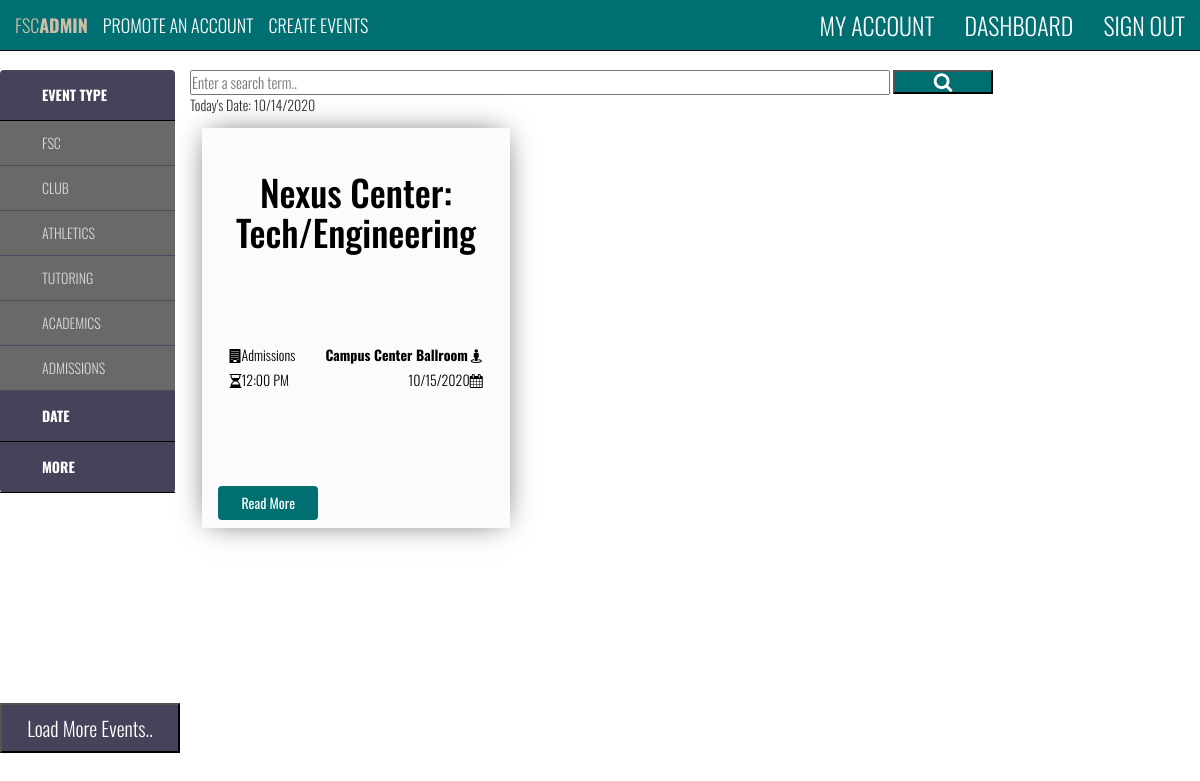
Screenshot of /see_events.php (signed in) with the database file from the repository.
### tables this page shows
CREATE TABLE `events` (
  `admin_Id` int(11) NOT NULL,
  `event_Id` int(11) NOT NULL,
  `event_Title` varchar(255) NOT NULL,
  `description` text NOT NULL,
  `event_Type` varchar(255) NOT NULL,
  `location` varchar(255) NOT NULL,
  `capacity` int(11) DEFAULT NULL,
  `date` date NOT NULL,
  `time` time NOT NULL
);

### includes/pdocon.php (called while the page is built, shortened)
<?php
class Pdocon {
        private $host       = "localhost";
        private $user       = "root";
        private $pass       = "";
        private $dbnm       = "app";
        private $dbh;
        private $stmt;
        public function __construct(){
        $dsn ="mysql:host=" . $this->host . "; dbname=" . $this->dbnm;
        $options = array(
        PDO::ATTR_PERSISTENT    => true,
        PDO::ATTR_ERRMODE       => PDO::ERRMODE_EXCEPTION
        );
        try {
        $this->dbh  = new PDO($dsn, $this->user, $this->pass, $options);
            } catch(PDOException $error) {
                $this->errmsg = $error->getMessage();
                echo $this->errmsg;
            }
        }
        public function query($query){
            $this->stmt = $this->dbh->prepare($query);
        }
        public function bindvalue($param, $value, $type){
        $this->stmt->bindValue($param, $value, $type);
        }
        public function execute(){
        return $this->stmt->execute();
        }
        public function fetchMultiple(){
        $this->execute();
        return $this->stmt->fetchAll(PDO::FETCH_ASSOC);
        }
}
?>

### see_events.php (the view, shortened to what this page needs)
<?php
include('includes/header.php');
require('includes/pdocon.php');
?>
<link href="css/style_dash.css" rel="stylesheet" type="text/css">
<link href="https://stackpath.bootstrapcdn.com/font-awesome/4.7.0/css/font-awesome.min.css" rel="stylesheet">
<link rel="stylesheet" href="https://cdnjs.cloudflare.com/ajax/libs/font-awesome/4.7.0/css/font-awesome.min.css">
<div class="row totry">
    <div class="col-sm-2 fixedposition">
        <ul id="accordion" class="accordion">
            <li>
                <div class="link">
                    </i>EVENT TYPE</>
                </div>
                <ul class="submenu">
                   <form name="filter">
                    <li class="sidemenu" name="FSC"><a href="# " class="test" name="fsc">FSC</a></li>
                    <li class="sidemenu" name="Club"><a href="#" name="club ">CLUB</a></li>
                    <li class="sidemenu" name="Athletics"><a href="#" name="athletics">ATHLETICS</a></li>
                    <li class="sidemenu" name="Tutoring"><a href="#" name="tutoring">TUTORING</a></li>
                    <li class="sidemenu" name="Academics"><a href="#" name="academics">ACADEMICS</a></li>
                    <li class="sidemenu" name="Admissions"><a href="#" name="admissions">ADMISSIONS</a></li>
                    </form>
                </ul>
            </li>
            <li>
                <div class="link">DATE</div>
            </li>
            <li>
                <div class="link">MORE</div>
            </li>
        </ul>
<button class="button" style="background: #444359;width: 180; height:50; margin-top: 200px;" id="moreEvents">Load More Events..</button>
    </div>
<div class="filter">
<form name="filter" method="GET" action="see_events.php">
<form class="example" action="see_events.php">
  <input  type="text" name="searchItem" style="width:700px" placeholder="Enter a search term..">
  <button type="submit" name="search"><i class="fa fa-search"></i></button>
</form>
</form>
</div>
<?php
$db = new Pdocon;
$eventCount = 6;
$fulldate = date('Y-m-d');
$db->query('SELECT * FROM events');
$row = $db->fetchMultiple();
if ($row) {
	if (isset($_GET['fsc'])) {
      $event_Type = 'FSC';
        $db->query('SELECT * FROM events WHERE event_Type =:FSC LIMIT :eventCount');
        $db->bindValue(':FSC', $event_Type, PDO::PARAM_STR);
        $db->bindValue(':eventCount', $eventCount, PDO::PARAM_INT);
        $row = $db->fetchMultiple();
	}
	else if (isset($_GET['clubs'])) {
        $event_Type = 'Club';
        $db->query('SELECT * FROM events WHERE event_Type =:club LIMIT :eventCount');
        $db->bindValue(':eventCount', $eventCount, PDO::PARAM_INT);
        $db->bindValue(':club', $event_Type, PDO::PARAM_STR);
        $row = $db->fetchMultiple();
	}
	else if (isset($_GET['athletics'])) {
         $event_Type = 'Athletics';
        $db->query('SELECT * FROM events WHERE event_Type =:athletics LIMIT :eventCount');
        $db->bindValue(':athletics', $event_Type, PDO::PARAM_STR);
        $db->bindValue(':eventCount', $eventCount, PDO::PARAM_INT);
        $row = $db->fetchMultiple();
	}
	else if (isset($_GET['tutoring'])) {
         $event_Type = 'Tutoring';
        $db->query('SELECT * FROM events WHERE event_Type =:tutoring LIMIT :eventCount');
        $db->bindValue(':tutoring', $event_Type, PDO::PARAM_STR);
        $db->bindValue(':eventCount', $eventCount, PDO::PARAM_INT);
        $row = $db->fetchMultiple();
	}
	else if (isset($_GET['academics'])) {
        $event_Type = 'Academics';
        $db->query('SELECT * FROM events WHERE event_Type =:academics LIMIT :eventCount');
        $db->bindValue(':academics', $event_Type, PDO::PARAM_STR);
        $db->bindValue(':eventCount', $eventCount, PDO::PARAM_INT);
        $row = $db->fetchMultiple();
	}
	else if (isset($_GET['admissions'])) {
        $event_Type = 'Admissions';
        $db->query('SELECT * FROM events WHERE event_Type =:admissions LIMIT :eventCount');
        $db->bindValue(':admissions', $event_Type, PDO::PARAM_STR);
        $db->bindValue(':eventCount', $eventCount, PDO::PARAM_INT);
        $row = $db->fetchMultiple();
	}
	else if (isset($_GET['newest'])) {
       $db->query('SELECT * FROM events WHERE date <=:fulldate ORDER BY date DESC LIMIT :eventCount');
        $db->bindValue(':fulldate', $fulldate, PDO::PARAM_STR);
        $db->bindValue(':eventCount', $eventCount, PDO::PARAM_INT);
        $row = $db->fetchMultiple();
        $event_Type = 'newest';
	}
    else if (isset($_GET['oldest'])) {
        $db->query('SELECT * FROM events WHERE date <=:fulldate ORDER BY date ASC LIMIT :eventCount');
        $db->bindValue(':fulldate', $fulldate, PDO::PARAM_STR);
        $db->bindValue(':eventCount', $eventCount, PDO::PARAM_INT);
        $row = $db->fetchMultiple();
        $event_Type = 'oldest';
	}
    else if (isset($_GET['upcoming'])) {
        $db->query('SELECT * FROM events WHERE date >=:fulldate ORDER BY date ASC LIMIT :eventCount');
        $db->bindValue(':fulldate', $fulldate, PDO::PARAM_STR);
        $db->bindValue(':eventCount', $eventCount, PDO::PARAM_INT);
        $row = $db->fetchMultiple();
        $event_Type = 'upcoming';
	}
	else if (isset($_GET['time'])) {  $db->query('SELECT * FROM events ORDER BY time LIMIT :eventCount');
        $db->bindValue(':eventCount', $eventCount, PDO::PARAM_INT);
        $row = $db->fetchMultiple();
        $event_Type = 'time';
	}
	else if (isset($_GET['location'])) {
       $db->query('SELECT * FROM events ORDER BY location LIMIT :eventCount');
        $db->bindValue(':eventCount', $eventCount, PDO::PARAM_INT);
        $row = $db->fetchMultiple();
        $event_Type = 'location';
	}
    else {
        $db->query('SELECT * FROM events WHERE date >=:fulldate ORDER BY date ASC LIMIT :eventCount');
        $db->bindValue(':fulldate', $fulldate, PDO::PARAM_STR);
        $db->bindValue(':eventCount', $eventCount, PDO::PARAM_INT);
        $row = $db->fetchMultiple();
    }
?>
            <?php echo "Today's Date: " . date('n/d/Y', strtotime($fulldate))?>
            <br>
        <div id = "myDiv">
                    <tbody id="myTable">
                        <?php
   foreach($row as $event)
   {
        $time = $event["time"];
        $date = $event["date"];
      echo'
  <div class="container card col-sm-3 upper">
      <div class="details">
      <h2 class="text-center titleSet">'.$event["event_Title"].'</h2>
	  <div class="lfloat pad"><b>'. $event["location"].'</b>
	  <i class="fa fa-street-view"></i>
	  </div>
      <div class="pad"><i class="fa fa-building"></i>'. $event["event_Type"].'</div>
                      <div class="lfloat pad">'. date('n/d/Y', strtotime($date)) .'<i class="fa fa-calendar" aria-hidden="true"></i></div>
                          <div class="pad"><i class="fa fa-hourglass-half "></i>'. date('g:i A', strtotime($time)) . '</div></div>';
                        ?>
                   <?php
        echo '<button onclick="myFunction()" class="btn card_btn readMore">Read More</button>
  </div>';
    }
?>
                 </tbody>
</div>
                        <?php
}
else {   echo '<h2 class="text-center">No events found.</h2>'; }
?>
</div>

### css/styles.css (style rules this page uses)
button { font-family: 'Oswald', sans-serif; background-color:#006f71; color:white; height: auto; width: 100; font-size:20px; }
body { overflow-x: hidden; overflow-y: auto; }

### css/style_dash.css (style rules this page uses)
body { background-image: url(../images/background-img1.jpg); background-repeat: no-repeat; background-size: cover; font-family: "Oswald, sans-serif"; font-weight:300; }

### see_events.php (style rules this page uses)
.filter { font-size:15; }
.titleSet { height:20vh; font-size: 3vw; }
.pad { padding:3%; }
.upper { color:rgb(255,223,0); }
.readMore { position: absolute; bottom: 8px; left: 16px; }
.card { position: relative; height: 50vh; padding:2% 2% 2% 2%; margin: 1% ; background-color: #fbfbfd; color: black; -webkit-box-shadow: 0px 0px 29px -8px rgba(0,0,0,0.75); -moz-box-shadow: 0px 0px 29px -8px rgba(0,0,0,0.75); box-shadow: 0px 0px 29px -8px rgba(0,0,0,0.75); }
* { margin: 0; padding: 0; }
body { background: white; font-family: 'Oswald', sans-serif; font-weight:300; }
ul { list-style-type: none; }
a { color: #b63b4d; text-decoration: none; }
.accordion { width: 100%; max-width: 360px; background: #444359; -webkit-border-radius: 4px; -moz-border-radius: 4px; border-radius: 4px; }
.accordion .link { cursor: pointer; display: block; padding: 15px 15px 15px 42px; color: white; font-size: 14px; font-weight: 700; border-bottom: 1px solid black; position: relative; -webkit-transition: all 0.4s ease; -o-transition: all 0.4s ease; transition: all 0.4s ease; }
.submenu { background-color: dimgray; font-size: 14px; }
.submenu li { border-bottom: 1px solid #4b4a5e; }
.submenu a { display: block; text-decoration: none; color: #d9d9d9; padding: 12px; padding-left: 42px; -webkit-transition: all 0.25s ease; -o-transition: all 0.25s ease; transition: all 0.25s ease; }
.lfloat { float:right; }
.pad { padding:1%; }

### rows the page displays
events: event_Title "Nexus Center: Tech/Engineering", location "Campus Center Ballroom", event_Type "Admissions", date "10/15/2020", time "12:00 PM"

### other values shown
date('n/d/Y', strtotime($fulldate)) "10/14/2020"
